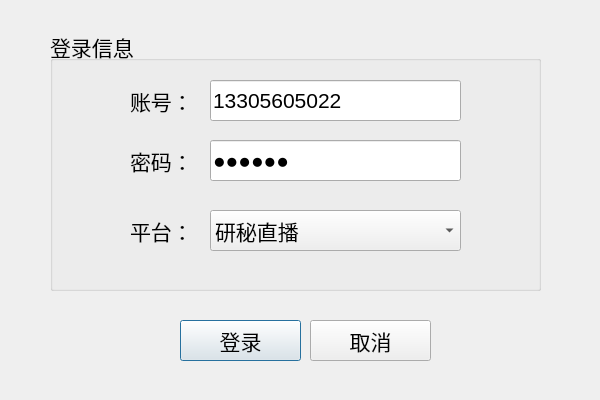
<?xml version="1.0" encoding="UTF-8"?>
<ui version="4.0">
 <class>LoginDlg</class>
 <widget class="QDialog" name="LoginDlg">
  <property name="windowModality">
   <enum>Qt::WindowModal</enum>
  </property>
  <property name="geometry">
   <rect>
    <x>0</x>
    <y>0</y>
    <width>600</width>
    <height>400</height>
   </rect>
  </property>
  <property name="sizePolicy">
   <sizepolicy hsizetype="Fixed" vsizetype="Fixed">
    <horstretch>0</horstretch>
    <verstretch>0</verstretch>
   </sizepolicy>
  </property>
  <property name="minimumSize">
   <size>
    <width>600</width>
    <height>400</height>
   </size>
  </property>
  <property name="maximumSize">
   <size>
    <width>600</width>
    <height>400</height>
   </size>
  </property>
  <property name="font">
   <font>
    <pointsize>16</pointsize>
   </font>
  </property>
  <property name="windowTitle">
   <string>中博智学-老师端-登录</string>
  </property>
  <property name="windowOpacity">
   <double>1.000000000000000</double>
  </property>
  <property name="styleSheet">
   <string notr="true"/>
  </property>
  <property name="sizeGripEnabled">
   <bool>false</bool>
  </property>
  <widget class="QGroupBox" name="groupBox">
   <property name="geometry">
    <rect>
     <x>50</x>
     <y>30</y>
     <width>491</width>
     <height>261</height>
    </rect>
   </property>
   <property name="font">
    <font>
     <pointsize>16</pointsize>
    </font>
   </property>
   <property name="title">
    <string>登录信息</string>
   </property>
   <widget class="QLabel" name="label">
    <property name="geometry">
     <rect>
      <x>80</x>
      <y>50</y>
      <width>71</width>
      <height>41</height>
     </rect>
    </property>
    <property name="font">
     <font>
      <pointsize>16</pointsize>
     </font>
    </property>
    <property name="text">
     <string>账号：</string>
    </property>
   </widget>
   <widget class="QLabel" name="label_2">
    <property name="geometry">
     <rect>
      <x>80</x>
      <y>110</y>
      <width>54</width>
      <height>41</height>
     </rect>
    </property>
    <property name="font">
     <font>
      <pointsize>16</pointsize>
     </font>
    </property>
    <property name="text">
     <string>密码：</string>
    </property>
   </widget>
   <widget class="QLineEdit" name="txtAccount">
    <property name="geometry">
     <rect>
      <x>160</x>
      <y>50</y>
      <width>251</width>
      <height>41</height>
     </rect>
    </property>
    <property name="text">
     <string>13305605022</string>
    </property>
   </widget>
   <widget class="QLineEdit" name="txtPasswd">
    <property name="geometry">
     <rect>
      <x>160</x>
      <y>110</y>
      <width>251</width>
      <height>41</height>
     </rect>
    </property>
    <property name="text">
     <string>123456</string>
    </property>
    <property name="echoMode">
     <enum>QLineEdit::Password</enum>
    </property>
   </widget>
   <widget class="QComboBox" name="cmbApp">
    <property name="geometry">
     <rect>
      <x>160</x>
      <y>180</y>
      <width>251</width>
      <height>41</height>
     </rect>
    </property>
    <property name="iconSize">
     <size>
      <width>32</width>
      <height>32</height>
     </size>
    </property>
    <item>
     <property name="text">
      <string>研秘直播</string>
     </property>
     <property name="icon">
      <iconset resource="apptheme.qrc">
       <normaloff>:/images/ico_ym_50x50.png</normaloff>:/images/ico_ym_50x50.png</iconset>
     </property>
    </item>
    <item>
     <property name="text">
      <string>公考直播</string>
     </property>
     <property name="icon">
      <iconset resource="apptheme.qrc">
       <normaloff>:/images/ico_gk_50x50.png</normaloff>:/images/ico_gk_50x50.png</iconset>
     </property>
    </item>
   </widget>
   <widget class="QLabel" name="label_3">
    <property name="geometry">
     <rect>
      <x>80</x>
      <y>180</y>
      <width>54</width>
      <height>41</height>
     </rect>
    </property>
    <property name="font">
     <font>
      <pointsize>16</pointsize>
     </font>
    </property>
    <property name="text">
     <string>平台：</string>
    </property>
   </widget>
  </widget>
  <widget class="QPushButton" name="btnLogin">
   <property name="geometry">
    <rect>
     <x>180</x>
     <y>320</y>
     <width>121</width>
     <height>41</height>
    </rect>
   </property>
   <property name="text">
    <string>登录</string>
   </property>
  </widget>
  <widget class="QPushButton" name="btnCancel">
   <property name="geometry">
    <rect>
     <x>310</x>
     <y>320</y>
     <width>121</width>
     <height>41</height>
    </rect>
   </property>
   <property name="text">
    <string>取消</string>
   </property>
  </widget>
 </widget>
 <resources>
  <include location="apptheme.qrc"/>
 </resources>
 <connections/>
</ui>
